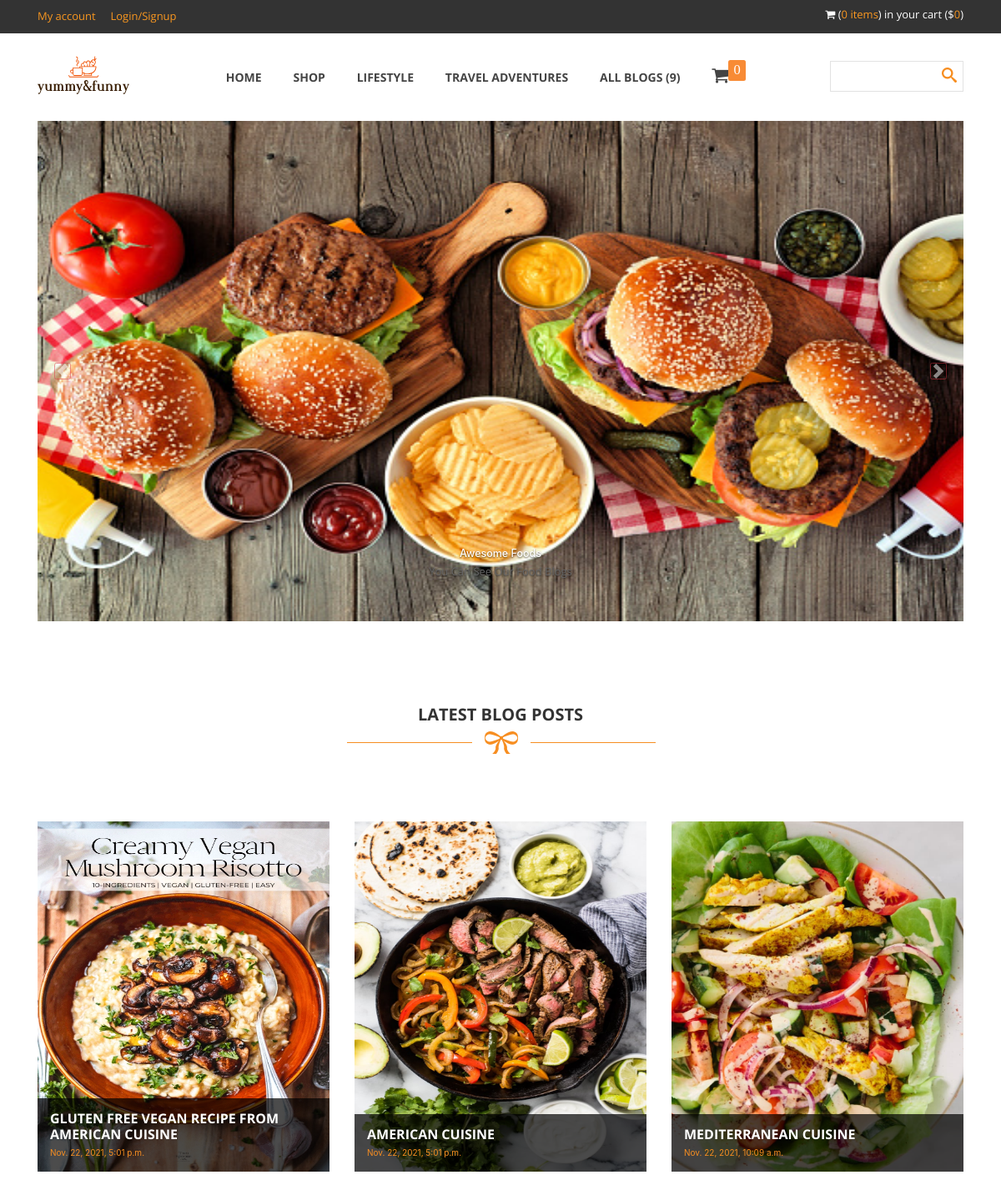
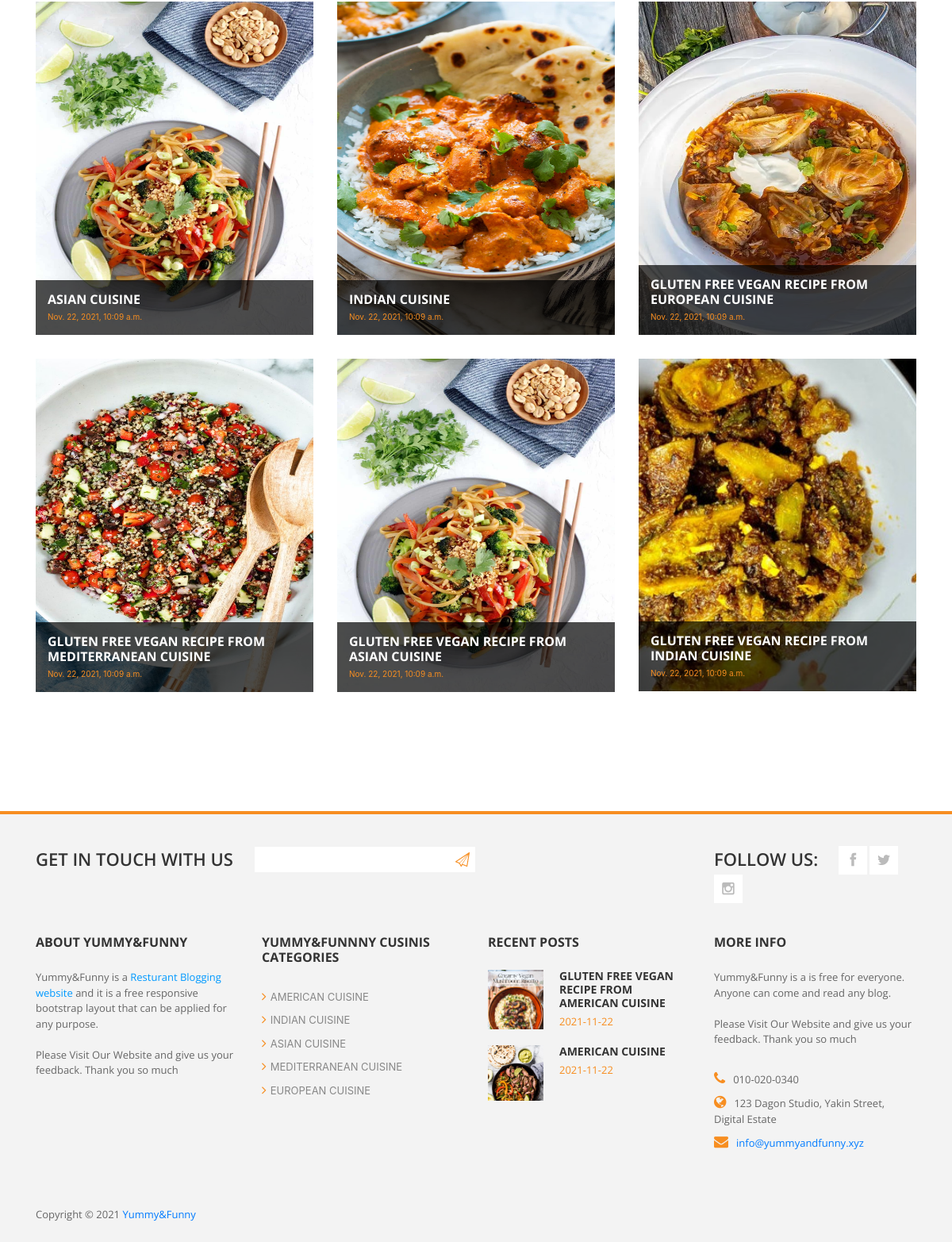
The page / on the database its author committed (2 pictures, top to bottom).
### blogapp/models.py (models this page shows, shortened)
class blog_post(models.Model):
    title = models.CharField(max_length=255, blank=True, null=True)
    discription = RichTextField(blank=True, null=True)
    img = models.ImageField(blank=True, null=True, upload_to='post_img')
    img2 = models.ImageField(blank=True, null=True, upload_to='post_img')
    img3 = models.ImageField(blank=True, null=True, upload_to='post_img')
    img4 = models.ImageField(blank=True, null=True, upload_to='post_img')
    img5 = models.ImageField(blank=True, null=True, upload_to='post_img')
    img6 = models.ImageField(blank=True, null=True, upload_to='post_img')
    time = models.DateTimeField(default=datetime.now(), blank=True)

### blogapp/views.py (the view)
# urls.py: path('', views.index, name="index"),
def index(request):
    all_latest_pst = blog_post.objects.order_by('-time')
    context = {'all_latest_pst':all_latest_pst}
    return render(request, 'index.html', context)

### templates/index.html (shortened to what this page needs)
{% extends 'base.html' %}
{% load static %}
{% block content %}
<link rel="stylesheet" href="https://cdn.jsdelivr.net/npm/bootstrap@4.5.3/dist/css/bootstrap.min.css">
<div id="slideshow">
    <div class="slide-wrapper">
        <div id="carouselExampleControls" class="carousel slide" data-ride="carousel">
          <div class="carousel-inner">
            <div class="carousel-item active">
              <img src="{% static 'images/aMERICAN.jpg' %}" class="d-block w-80 container" alt="..." style="max-height:600px; height: auto;">
              <div class="carousel-caption d-none d-md-block">
                <h5>Awesome Foods</h5>
                <p>You Can See Our Food Blogs</p>
              </div>
            </div>
          </div>
          <a class="carousel-control-prev" href="#carouselExampleControls" role="button" data-slide="prev">
            <span class="carousel-control-prev-icon btn btn-danger mr-5" aria-hidden="true"></span>
          </a>
          <a class="carousel-control-next" href="#carouselExampleControls" role="butt<on" data-slide="next">
            <span class="carousel-control-next-icon btn btn-danger ml-5" aria-hidden="true"></span>
          </a>
        </div>
    </div>
</div>
            <div id="latest-blog">
                <div class="container">
                    <div class="row">
                        <div class="col-md-12">
                            <div class="heading-section">
                                <h2>Latest blog posts</h2>
                                <img src="{% static '' %}images/under-heading.png" alt="" >
                            </div>
                        </div>
                    </div>
                    <div class="row">
                        {% for i in all_latest_pst %}
                        <div class="col-md-4 col-sm-6">
                            <div class="blog-post">
                                <div class="blog-thumb">
                                    <img src="/media/{{i.img}}" alt="" style="width:100%; max-height:420px;" />
                                </div>
                                <div class="blog-content">
                                    <div class="content-show">
                                        <h4><a href="{% url 'blog_details' i.id %}">{{i.title}}</a></h4>
                                        <span>{{i.time}}</span>
                                    </div>
                                </div>
                            </div>
                        </div>
                        {% endfor %}
                    </div>
                </div>
            </div>
{% endblock %}

### templates/base.html (shortened to what this page needs)
{% load static %}
{% load blog_custom_tags %}
<!DOCTYPE html>
 <html class="no-js">
    <head>
        <link rel="stylesheet" href="{% static '' %}css/bootstrap.css">
        <link rel="stylesheet" href="{% static '' %}css/font-awesome.css">
        <link rel="stylesheet" href="{% static '' %}css/templatemo_style.css">
        <link rel="stylesheet" href="{% static '' %}css/templatemo_misc.css">
        <link rel="stylesheet" href="{% static '' %}css/flexslider.css">
        <link rel="stylesheet" href="{% static '' %}css/testimonails-slider.css">
    </head>
    <body>
            <header>
                <div id="top-header">
                    <div class="container">
                        <div class="row">
                            <div class="col-md-6">
                                <div class="home-account">
                                    <a href="{% url 'my_account' %}" style="color:#F99720;">My account</a>
                                    {% if user.is_authenticated %}
                                    <a href="{% url 'logout_func' %}" style="color:#F99720;">
                                        Logout({% if request.user.first_name %}{{request.user.first_name| truncatechars:10}}{% else %}{{request.user.email| truncatechars:10}}{% endif %})
                                    </a>
                                    {% else %}
                                    <a href="{% url 'signup_login' %}" style="color:#F99720;">Login/Signup</a>
                                    {% endif %}
                                </div>
                            </div>
                            <div class="col-md-6">
                                <div class="cart-info">
                                    <i class="fa fa-shopping-cart"></i>
                                    (<span style="color:#F99720;"><span id="showitem">0</span> items</span>) in your cart ($<span id="show_price_sum" style="color:#F99720;">0</span>)
                                </div>
                            </div>
                        </div>
                    </div>
                </div>
                <div id="main-header">
                    <div class="container">
                        <div class="row">
                            <div class="col-md-2">
                                <div class="logo" style="padding:0 0">
                                    <a href="{% url 'index' %}"><img src="{% static 'default-monochrome.svg' %}" title="Grill Template" alt="Grill Website Template" width="110" height="100"></a>
                                </div>
                            </div>
                            <div class="col-md-8">
                                <div class="main-menu">
                                    <ul>
                                        <li><a href="{% url 'index' %}">Home</a></li>
                                        <li><a href="{% url 'shop' %}">Shop</a></li>
                                        <li><a href="{% url 'lifestyle' %}">Lifestyle</a></li>
                                        <li><a href="{% url 'travel_adventure' %}">Travel Adventures</a></li>
                                        <li><a href="{% url 'all_blogs' %}">All Blogs ({% count_blogs %})</a></li>
                                        <li><a href="{% url 'mycart_checkout' %}">
                                            <i class="fa fa-shopping-cart" style="font-size:22px"><sup style="margin-left:-1px; background-color:#F88B35; font-family:'Barlow'; font-weight:500;p" class="badge" id="product_cart">0</sup></i>
                                        </a></li>
                                    </ul>
                                </div>
                            </div>
                            <div class="col-md-2">
                                <div class="search-box">
                                    <form method="GET" class="search_form" action="{% url 'search_blog' %}">
                                        <input id="search" type="text" name="search_value" />
                                        <input type="submit" id="search-button"/>
                                    </form>
                                </div>
                            </div>
                        </div>
                    </div>
                </div>
            </header>
            {% block content %}{% endblock %}
            <footer>
                <div class="container">
                    <div class="top-footer">
                        <div class="row">
                            <div class="col-md-9">
                                <div class="subscribe-form">
                                    <span>Get in touch with us</span>
                                    <form method="POST" class="subscribeForm" action="{% url 'get_in_touch_url' %}">{% csrf_token %}
                                        <input id="subscribe" type="email" name="get_email_touch" required/>
                                        <input type="submit" id="submitButton" />
                                    </form>
                                </div>
                            </div>
                            <div class="col-md-3">
                                <div class="social-bottom">
                                    <span>Follow us:</span>
                                    <ul>
                                        <li><a target="_blank" href="https://www.facebook.com/profile.php?id=100074605974764" class="fa fa-facebook"></a></li>
                                        <li><a target="_blank" href="https://mobile.twitter.com/YummyFunny21" class="fa fa-twitter"></a></li>
                                        <li><a target="_blank" href="https://www.instagram.com/yummyfunny8/?hl=en" class="fa fa-instagram"></a></li>
                                    </ul>
                                </div>
                            </div>
                        </div>
                    </div>
                    <div class="main-footer">
                        <div class="row">
                            <div class="col-md-3">
                                <div class="about">
                                    <h4 class="footer-title">About Yummy&Funny</h4>
                                    <p>Yummy&Funny is a <span class="blue">Resturant Blogging website</span> and it is a free responsive bootstrap layout that can be applied for any purpose.
                                    <br><br>Please Visit Our Website and give us your feedback. Thank you so much</p>
                                </div>
                            </div>
                            <div class="col-md-3">
                                <div class="shop-list">
                                    <h4 class="footer-title">Yummy&Funnny Cusinis Categories</h4>
                                    <ul>
                                        <li><a href="https://nour23450118.wordpress.com/american-cuisines/" target="_blank"><i class="fa fa-angle-right"></i>American Cuisine</a></li>
                                        <li><a href="https://nour23450118.wordpress.com/indian-cuisine/"target="_blank"><i class="fa fa-angle-right"></i>Indian Cuisine</a></li>
                                        <li><a href="https://nour23450118.wordpress.com/asian-cuisine/"target="_blank"><i class="fa fa-angle-right"></i>Asian Cuisine</a></li>
                                        <li><a href="https://nour23450118.wordpress.com/mediterranean-cuisines/"target="_blank"><i class="fa fa-angle-right"></i>Mediterranean Cuisine</a></li>
                                        <li><a href="https://nour23450118.wordpress.com/european-cuisine/"target="_blank"><i class="fa fa-angle-right"></i>European Cuisine</a></li>
                                    </ul>
                                </div>
                            </div>
                            <div class="col-md-3">
                                <h4 class="footer-title">Recent posts</h4>
                                <div class="recent-posts" id="show_latest_blg">
                                </div>
                            </div>
                            <div class="col-md-3">
                                <div class="more-info">
                                    <h4 class="footer-title">More info</h4>
                                    <p>Yummy&Funny is a is free for everyone. Anyone can come and read any blog.
                                    <br><br>Please Visit Our Website and give us your feedback. Thank you so much</p>
                                    <ul>
                                        <li><i class="fa fa-phone"></i>010-020-0340</li>
                                        <li><i class="fa fa-globe"></i>123 Dagon Studio, Yakin Street, Digital Estate</li>
                                        <li><i class="fa fa-envelope"></i><a href="#">info@yummyandfunny.xyz</a></li>
                                    </ul>
                                </div>
                            </div>
                        </div>
                    </div>
                    <div class="bottom-footer">
                        <p>
                        	<span>Copyright © 2021 <a href="{% url 'index' %}">Yummy&Funny</a>
                            </span>
                        </p>
                    </div>
                </div>
            </footer>
    </body>
</html>

### rows shown on the page
blog_post: img (picture), title "GLUTEN FREE VEGAN RECIPE FROM AMERICAN CUISINE", time "Nov. 22, 2021, 5:01 p.m."
blog_post: img (picture), title "AMERICAN CUISINE", time "Nov. 22, 2021, 5:01 p.m."
blog_post: img (picture), title "MEDITERRANEAN CUISINE", time "Nov. 22, 2021, 10:09 a.m."
blog_post: img (picture), title "ASIAN CUISINE", time "Nov. 22, 2021, 10:09 a.m."
blog_post: img (picture), title "INDIAN CUISINE", time "Nov. 22, 2021, 10:09 a.m."
blog_post: img (picture), title "GLUTEN FREE VEGAN RECIPE FROM EUROPEAN CUISINE", time "Nov. 22, 2021, 10:09 a.m."
blog_post: img (picture), title "GLUTEN FREE VEGAN RECIPE FROM MEDITERRANEAN CUISINE", time "Nov. 22, 2021, 10:09 a.m."
blog_post: img (picture), title "GLUTEN FREE VEGAN RECIPE FROM ASIAN CUISINE", time "Nov. 22, 2021, 10:09 a.m."
blog_post: img (picture), title "GLUTEN FREE VEGAN RECIPE FROM INDIAN CUISINE", time "Nov. 22, 2021, 10:09 a.m."
